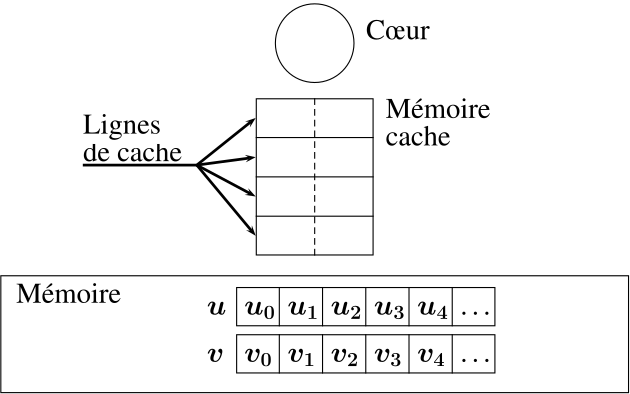

Source code (Python):
from figures import *

L = 16
H = 10

class Scene0:
   def __init__(self, L, H):
      self.p1 = Point(L/2., H-1)
      pass

   def plot0(self, p):
      p.add(Text(self.p1 + (1.2, 0), 'C\oe ur'))
      p.add(Text(self.p1 + (1.7, -2), 'Mémoire'))
      p.add(Text(self.p1 + (1.7, -2.7), 'cache'))
      p.add(Text((0.3, 2.3), r"M\'emoire"))
 

   def plot(self, p):
      p.add(Rectangle((0,0), (L,3)))
      p.add(Circle(self.p1 - (0,0.1), 1.0))
      p.add(Rectangle(self.p1 + (-1.5,-5.5), self.p1 + (1.5,-1.5)))
      p.add(Line(self.p1 + (-1.5,-2.5), self.p1 + (1.5,-2.5)))
      p.add(Line(self.p1 + (-1.5,-3.5), self.p1 + (1.5,-3.5)))
      p.add(Line(self.p1 + (-1.5,-4.5), self.p1 + (1.5,-4.5)))
      p.add(Line(self.p1 + (0,-1.5), self.p1 + (0,-5.5), linestyle='dashed'))
      p.add(Text((5.15,0.8), '$v$'))
      p.add(Text((5.15,2.0), '$u$'))
      for i in range(7,12):
         k = 6 + (i-6)*1.1
         p.add(Text((k-1,0.8), '$v_' + str(i-7) + '$'))
         p.add(Text((k-1,2.0), '$u_' + str(i-7) + '$'))
         p.add(Line((k,0.5), (k,1.5)))
         p.add(Line((k,1.7), (k,2.7)))
      p.add(Text((11.6,0.8), '\ldots'))
      p.add(Text((11.6,2.0), '\ldots'))
      p.add(Rectangle((6,0.5), (12.6,1.5)))
      p.add(Rectangle((6,1.7), (12.6,2.7)))

   def plot2(self, p):
      p.add(Text(self.p1 + (-6, -3.1), 'de cache'))
      p.add(Text(self.p1 + (-6, -2.4), 'Lignes'))
      p.add(Lines((self.p1 + (-5.9,-3.2), self.p1 + (-3,-3.2), self.p1 + (-1.5,-2.0)),
               linewidth=0.07, arrow = "->"))
      p.add(Line(self.p1 + (-3,-3.2), self.p1 + (-1.5,-3.0), linewidth=0.07, arrow = "->"))
      p.add(Line(self.p1 + (-3,-3.2), self.p1 + (-1.5,-4.0), linewidth=0.07, arrow = "->"))
      p.add(Line(self.p1 + (-3,-3.2), self.p1 + (-1.5,-5.0), linewidth=0.07, arrow = "->"))

class Scene1(Scene0):
    def __init__(self, L, H):
        super().__init__(L, H)

    def plot(self, p):
        q1 = Point(6.1, 2.1)
        q4 = Point(6.6, 7.0)
        q2 = (q1*2 + q4)/3. + (-1,0)
        q3 = (q1 + q4*2)/3. + (-1,0)
        p.add(Bezier(q1 , q2, q3, q4 , \
                    linecolor='red', arrow='->', linewidth=0.08, arrowsize=0.4))
        q1 = Point(10.1, 2.6)
        q4 = Point(9.6, 6.0)
        q2 = (q1*2 + q4)/3. + (1,0)
        q3 = (q1 + q4*2)/3. + (1,0)
        p.add(Bezier(q1 , q2, q3, q4 , \
                    linecolor='blue', arrow='->', linewidth=0.08, arrowsize=0.4))
        q1 = Point(6.1, 0.9)
        q4 = Point(6.6, 5.0)
        q2 = (q1*2 + q4)/3. + (-2,0)
        q3 = (q1 + q4*2)/3. + (-2,0)
        p.add(Bezier(q1 , q2, q3, q4 , \
                    linecolor='violet', arrow='->', linewidth=0.08, arrowsize=0.4))
        q1 = Point(6.7, 6.8)
        p.add(Text(q1, '$u_0$'))
        p.add(Text(q1 + (1.5,0), '$u_1$'))
        q2 = q1 - (0, 1)
        p.add(Text(q2, '$u_2$'))
        p.add(Text(q2 + (1.5,0), '$u_3$'))
        q3 = q2 - (0, 1)
        p.add(Text(q3, '$v_0$'))
        p.add(Text(q3 + (1.5,0), '$v_1$'))
        super().plot(p)
        p.add(Rectangle(Point(6,1.7) + (0.05,0.05), Point(8.2,2.7) - (0.05,0.05), linecolor='red', linewidth=0.08))
        p.add(Rectangle(Point(8.2,1.7) + (0.05,0.05), Point(10.4,2.7) - (0.05,0.05), linecolor='blue', linewidth=0.08))
        p.add(Rectangle(Point(6,0.5) + (0.05,0.05), Point(8.2,1.5) - (0.05,0.05), linecolor='violet', linewidth=0.08))
        p.add(Rectangle(self.p1 + (-1.4,-2.4), self.p1 + (1.4,-1.6), linecolor='red', linewidth=0.08))
        p.add(Rectangle(self.p1 + (-1.4,-3.4), self.p1 + (1.4,-2.6), linecolor='blue', linewidth=0.08))
        p.add(Rectangle(self.p1 + (-1.4,-4.4), self.p1 + (1.4,-3.6), linecolor='violet', linewidth=0.08))

class Scene2(Scene0):
    def __init__(self, L, H):
        super().__init__(L, H)

    def plot(self, p):
        q1 = Point(6.7, 6.8)
        p.add(Text(q1, '$u_0$'))
        p.add(Text(q1 + (1.5,0), '$u_1$'))
        q2 = q1 - (0, 1)
        p.add(Text(q2, '$u_2$'))
        p.add(Text(q2 + (1.5,0), '$u_3$'))
        q3 = q2 - (0, 1)
        p.add(Text(q3, '$v_0$'))
        p.add(Text(q3 + (1.5,0), '$v_1$'))

        q1 = Point(6.5, 7.0)
        q4 = self.p1 + (-0.9, -0.3)
        q2 = (q1*2 + q4)/3. + (-0.7,0)
        q3 = (q1 + q4*2)/3. + (-0.7,0)
        p.add(Bezier(q1 , q2, q3, q4 , \
                    linecolor='red', arrow='->', linewidth=0.08, arrowsize=0.4))
        q1 = Point(9.5, 7.0)
        q4 = self.p1 + (0.9, -0.3)
        q2 = (q1*2 + q4)/3. + (0.7,0)
        q3 = (q1 + q4*2)/3. + (0.7,0)
        p.add(Bezier(q1 , q2, q3, q4 , \
                    linecolor='red', arrow='->', linewidth=0.08, arrowsize=0.4))
        q1 = Point(6.5, 6.0)
        q4 = self.p1 + (-0.9, 0.3)
        q2 = (q1*2 + q4)/3. + (-2,0)
        q3 = (q1 + q4*2)/3. + (-2,0)
        p.add(Bezier(q1 , q2, q3, q4 , \
                    linecolor='red', arrow='->', linewidth=0.08, arrowsize=0.4))
        q1 = Point(9.5, 5.0)
        q4 = self.p1 + (0.9, 0.3)
        q2 = (q1*2 + q4)/3. + (2,0)
        q3 = (q1 + q4*2)/3. + (2,0)
        p.add(Bezier(q1 , q2, q3, q4 , \
                    linecolor='blue', arrow='<-', linewidth=0.08, arrowsize=0.4))
        super().plot(p)


class Scene3(Scene0):
    def __init__(self, L, H):
        super().__init__(L, H)

    def plot(self, p):
        q1 = Point(6.7, 6.8)
        p.add(Text(q1, '$u_0$'))
        p.add(Text(q1 + (1.5,0), '$u_1$'))
        q2 = q1 - (0, 1)
        p.add(Text(q2, '$u_2$'))
        p.add(Text(q2 + (1.5,0), '$u_3$'))
        q3 = q2 - (0, 1)
        p.add(Text(q3, '$v_0$'))
        p.add(Text(q3 + (1.5,0), '$v_1$'))

        q1 = Point(6.5, 5.0)
        q4 = Point(6, 1.2)
        q2 = (q1*2 + q4)/3. + (-2,0)
        q3 = (q1 + q4*2)/3. + (-2,0)
        p.add(Bezier(q1 , q2, q3, q4 , \
                    linecolor='blue', arrow='->', linewidth=0.08, arrowsize=0.4))

        super().plot(p)

        p.add(Rectangle(Point(6.0,0.5) + (0.05,0.05), Point(8.2,1.5) - (0.05,0.05), linecolor='blue', linewidth=0.08))
        p.add(Rectangle(self.p1 + (-1.4,-4.45), self.p1 + (1.4,-3.55), linecolor='blue', linewidth=0.08))
        


class Scene4(Scene0):
    def __init__(self, L, H):
        super().__init__(L, H)

    def plot(self, p):
        q1 = Point(6.7, 6.8)
        p.add(Text(q1, '$u_0$'))
        p.add(Text(q1 + (1.5,0), '$u_1$'))
        q2 = q1 - (0, 1)
        p.add(Text(q2, '$u_2$'))
        p.add(Text(q2 + (1.5,0), '$u_3$'))
        q3 = q2 - (0, 1)
        p.add(Text(q3, '$v_0$'))
        p.add(Text(q3 + (1.5,0), '$v_1$'))

        super().plot(p)

class Scene5(Scene0):
    def __init__(self, L, H):
        super().__init__(L, H)

    def plot(self, p):
        q1 = Point(6.7, 6.8)
        p.add(Text(q1, '$u_0$'))
        p.add(Text(q1 + (1.5,0), '$u_1$'))
        q2 = q1 - (0, 1)
        p.add(Text(q2, '$u_2$'))
        p.add(Text(q2 + (1.5,0), '$u_3$'))
        q3 = q2 - (0, 1)
        p.add(Text(q3, '$v_2$'))
        p.add(Text(q3 + (1.5,0), '$v_3$'))

        super().plot(p)
        q1 = Point(8, 4.55)
        q4 = Point(8.2, 1.2)
        q2 = (q1*2 + q4)/3. + (-1,0)
        q3 = (q1 + q4*2)/3. + (-1,0)
        p.add(Bezier(q1 , q2, q3, q4 , \
                    linecolor='blue', arrow='<-', linewidth=0.08, arrowsize=0.4))
                    
        p.add(Rectangle(Point(8.2,0.5) + (0.05,0.05), Point(10.4,1.5) - (0.05,0.05), linecolor='blue', linewidth=0.08))
        p.add(Rectangle(self.p1 + (-1.4,-4.45), self.p1 + (1.4,-3.55), linecolor='blue', linewidth=0.08))

class Scene6(Scene0):
    def __init__(self, L, H):
        super().__init__(L, H)

    def plot(self, p):
        q1 = Point(6.7, 6.8)
        p.add(Text(q1, '$u_0$'))
        p.add(Text(q1 + (1.5,0), '$u_1$'))
        q2 = q1 - (0, 1)
        p.add(Text(q2, '$u_2$'))
        p.add(Text(q2 + (1.5,0), '$u_3$'))
        q3 = q2 - (0, 1)
        p.add(Text(q3, '$v_2$'))
        p.add(Text(q3 + (1.5,0), '$v_3$'))

        q1 = Point(9.5, 7.0)
        q4 = self.p1 + (0.9, -0.3)
        q2 = (q1*2 + q4)/3. + (0.7,0)
        q3 = (q1 + q4*2)/3. + (0.7,0)
        p.add(Bezier(q1 , q2, q3, q4 , \
                    linecolor='red', arrow='->', linewidth=0.08, arrowsize=0.4))
        q1 = Point(6.5, 6.0)
        q4 = self.p1 + (-0.9, -0.3)
        q2 = (q1*2 + q4)/3. + (-1,0)
        q3 = (q1 + q4*2)/3. + (-1,0)
        p.add(Bezier(q1 , q2, q3, q4 , \
                    linecolor='red', arrow='->', linewidth=0.08, arrowsize=0.4))
        q1 = Point(9.5, 6.0)
        q4 = self.p1 + (0.9, 0.3)
        q2 = (q1*2 + q4)/3. + (1,0)
        q3 = (q1 + q4*2)/3. + (2,0)
        p.add(Bezier(q1 , q2, q3, q4 , \
                    linecolor='red', arrow='->', linewidth=0.08, arrowsize=0.4))
        q1 = Point(6.5, 5.0)
        q4 = self.p1 + (-0.9, 0.3)
        q2 = (q1*2 + q4)/3. + (-2,0)
        q3 = (q1 + q4*2)/3. + (-2,0)
        p.add(Bezier(q1 , q2, q3, q4 , \
                    linecolor='blue', arrow='<-', linewidth=0.08, arrowsize=0.4))
        super().plot(p)

class Scene7(Scene0):
    def __init__(self, L, H):
        super().__init__(L, H)

    def plot(self, p):
        q1 = Point(6.7, 6.8)
        p.add(Text(q1, '$u_0$'))
        p.add(Text(q1 + (1.5,0), '$u_1$'))
        q2 = q1 - (0, 1)
        p.add(Text(q2, '$u_2$'))
        p.add(Text(q2 + (1.5,0), '$u_3$'))
        q3 = q2 - (0, 1)
        p.add(Text(q3, '$v_2$'))
        p.add(Text(q3 + (1.5,0), '$v_3$'))

        super().plot(p)
        q1 = Point(8, 4.55)
        q4 = Point(8.2, 1.2)
        q2 = (q1*2 + q4)/3. + (-1,0)
        q3 = (q1 + q4*2)/3. + (-1,0)
        p.add(Bezier(q1 , q2, q3, q4 , \
                    linecolor='blue', arrow='->', linewidth=0.08, arrowsize=0.4))
                    
        p.add(Rectangle(Point(8.2,0.5) + (0.05,0.05), Point(10.4,1.5) - (0.05,0.05), linecolor='blue', linewidth=0.08))
        p.add(Rectangle(self.p1 + (-1.4,-4.45), self.p1 + (1.4,-3.55), linecolor='blue', linewidth=0.08))

p = pstricks(0,0,L, H, font="huge", fontname="ptm")
S = Scene0(L, H)

p.open('sequentiel.tex')
S.plot0(p)
S.plot(p)
S.plot2(p)
p.close()

p.open('sequentiel0.tex')
S.plot(p)
p.close()

S = Scene1(L, H)

p.open('sequentiel1.tex')
S.plot(p)
p.close()

S = Scene2(L, H)

p.open('sequentiel2.tex')
S.plot(p)
p.close()

S = Scene3(L, H)

p.open('sequentiel3.tex')
S.plot(p)
p.close()

S = Scene4(L, H)

p.open('sequentiel4.tex')
S.plot(p)
p.close()

S = Scene5(L, H)

p.open('sequentiel5.tex')
S.plot(p)
p.close()

S = Scene6(L, H)

p.open('sequentiel6.tex')
S.plot(p)
p.close()

S = Scene7(L, H)

p.open('sequentiel7.tex')
S.plot(p)
p.close()
